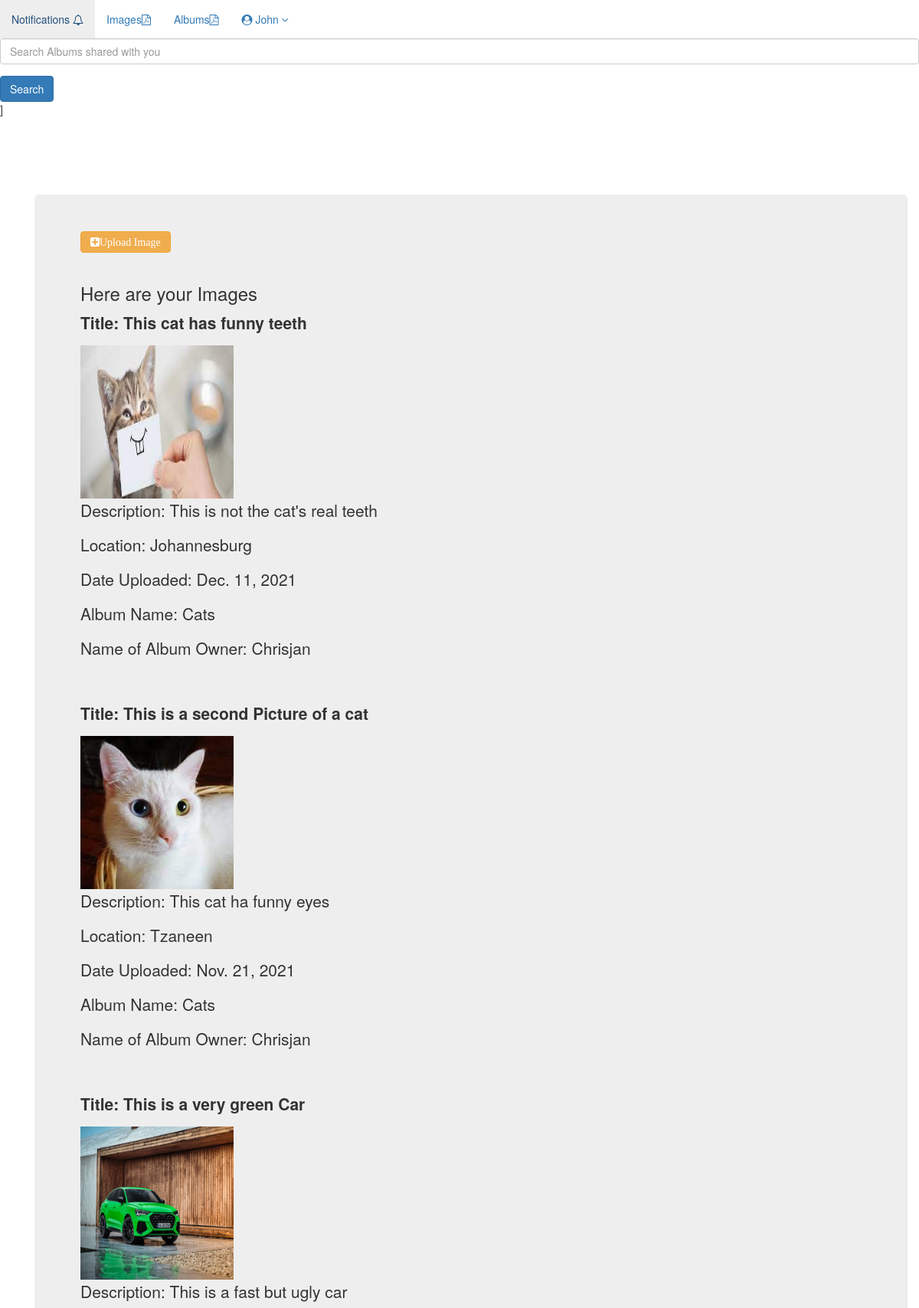
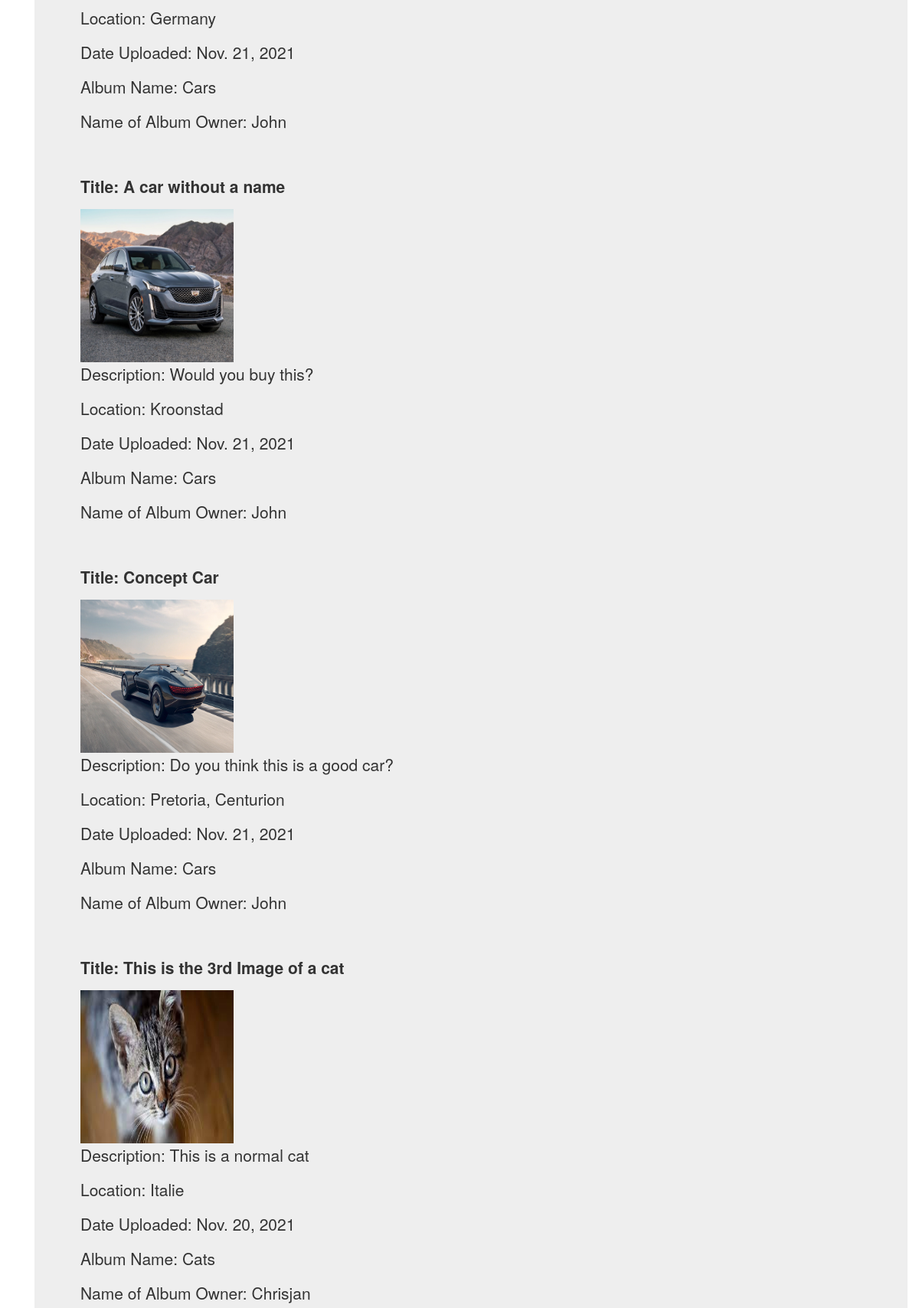
/image_app/images/ (signed in, upper part), run on the app's committed database (2 pictures, top to bottom).
### image_app/models.py (models this page shows, shortened)
class UserImage(models.Model):
    pic = models.ImageField(upload_to=image_directory_path, storage=image_storage)
    title = models.CharField(max_length = 200, unique = True)
    desc = models.CharField(max_length = 300, unique = True)
    location = models.CharField(max_length = 30, unique = False)
    album_name = models.ForeignKey(Album,related_name='image_in_album', on_delete = models.CASCADE)
    date_uploaded = models.DateField(blank = True, null = True)
    class Meta:
        ordering = ('date_uploaded',)

class Album(models.Model):
    album_name = models.CharField(max_length = 200, unique = True)
    user_name = models.ForeignKey(User,related_name ='u_album_name', on_delete = models.CASCADE)
    date_created = models.DateField()
    def __str__(self):
        return str(self.album_name)

### image_app/views.py (the view)
# urls.py: path('images/',views.view_picture, name = 'images'),
def view_picture(request):
    c = dict()
    c['userimage'] = models.UserImage.objects.all().order_by('-date_uploaded')
    imgform = ImageForm()
    return render(request,'image_app/Display_images_detail.html',c)

### templates/image_app/Display_images_detail.html (shortened to what this page needs)
{% extends "image_app/base.html" %} {% block body_block %}
{% load static %}
<div class="container">
  <div class="jumbotron">
    <a href="{% url 'image_app:upload' %}" class="btn btn-warning fa fa-plus-square">Upload Image</a>
    <br>
    <br>
    <h3>Here are your Images</h3>
    {% for i in userimage %}
        <p><b>Title: {{i.title}}</b></p>
        <img src="{{i.pic.url}}" width="200" height="200">
        <p>Description: {{i.desc}}</p>
        <p>Location: {{i.location}}</p>
        <p>Date Uploaded: {{i.date_uploaded}}</p>
        <p>Album Name: {{i.album_name}}</p>
        <p>Name of Album Owner: {{i.album_name.user_name}}</p>
        <br>
        <br>
{% endfor %}
  </div>
</div>
{% endblock%}

### templates/image_app/base.html (shortened to what this page needs)
<!DOCTYPE html>
{% load static %}
<html lang="en" dir="ltr">
  <head>
    <link rel="stylesheet" href="https://maxcdn.bootstrapcdn.com/bootstrap/3.4.1/css/bootstrap.min.css">
    <link rel="stylesheet" href="https://cdnjs.cloudflare.com/ajax/libs/font-awesome/4.7.0/css/font-awesome.min.css">
  </head>
  <body>
    <div id="wrapper">
        <nav class="navbar navbar-defult navbar-static-top" role="navigation">
            <ul class="nav navbar-nav">
                {% if user.is_authenticated %}
                <li>
                    <a data-placement="bottom" data-toggle="tooltip" href="#" data-original-title="Stats">Notifications <i class="fa fa-bell-o"></i>
                    </a>
                </li>
                <li>
                    <a data-placement="bottom" data-toggle="tooltip" href="{% url 'image_app:images' %}" data-original-title="Stats">Images<i class="fa fa-file-pdf-o"></i>
                    </a>
                </li>
                <li>
                    <a data-placement="bottom" data-toggle="tooltip" href="#" data-original-title="Stats">Albums<i class="fa fa-file-pdf-o"></i>
                    </a>
                </li>
                {% endif %}
                <li class="dropdown">
                    <a href="#" class="dropdown-toggle" data-toggle="dropdown"><span class="fa fa-user-circle"></span> {{request.user.username}} <b class="fa fa-angle-down"></b></a>
                </li>
            </ul>
            {% if user.is_authenticated %}
            <form method=POST action="{% url 'image_app:search_site' %}">
            <div class="form-group">
                    <input type="search" class="form-control" placeholder="Search Albums shared with you" aria-label="Search" name="searched">
                </div>
                <button type="submit"  class="btn btn-primary">Search</button>
            </form>]
            {%endif%}
        </nav>
        <br>
        <br>
        <div class='container'>
            <br>
            <br>
            {% block body_block %} Anything outside of this will be inherited if you extend {% endblock %}
            <br>
            <br>
        </div>
  </body>
</html>

### data on the page
UserImage: title "This cat has funny teeth", pic (picture), desc "This is not the cat's real teeth", location "Johannesburg", date_uploaded "Dec. 11, 2021", album_name "Cats", album_name.user_name "Chrisjan"
UserImage: title "This is a second Picture of a cat", pic (picture), desc "This cat ha funny eyes", location "Tzaneen", date_uploaded "Nov. 21, 2021", album_name "Cats", album_name.user_name "Chrisjan"
UserImage: title "This is a very green Car", pic (picture), desc "This is a fast but ugly car", location "Germany", date_uploaded "Nov. 21, 2021", album_name "Cars", album_name.user_name "John"
UserImage: title "A car without a name", pic (picture), desc "Would you buy this?", location "Kroonstad", date_uploaded "Nov. 21, 2021", album_name "Cars", album_name.user_name "John"
UserImage: title "Concept Car", pic (picture), desc "Do you think this is a good car?", location "Pretoria, Centurion", date_uploaded "Nov. 21, 2021", album_name "Cars", album_name.user_name "John"
UserImage: title "This is the 3rd Image of a cat", pic (picture), desc "This is a normal cat", location "Italie", date_uploaded "Nov. 20, 2021", album_name "Cats", album_name.user_name "Chrisjan"

### other printed values
{{ request.user.username }} "John"
